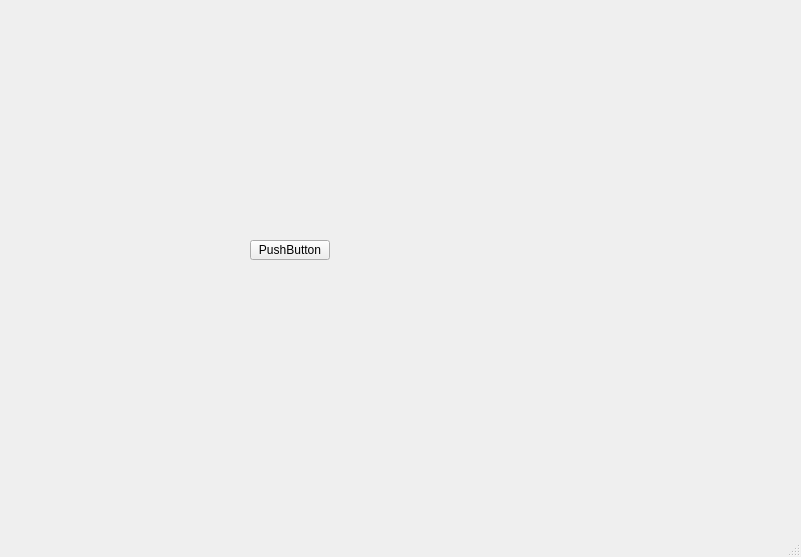
<?xml version="1.0" encoding="UTF-8"?>
<ui version="4.0">
 <class>Select</class>
 <widget class="QMainWindow" name="Select">
  <property name="geometry">
   <rect>
    <x>0</x>
    <y>0</y>
    <width>801</width>
    <height>557</height>
   </rect>
  </property>
  <property name="windowTitle">
   <string>MainWindow</string>
  </property>
  <widget class="QWidget" name="centralwidget">
   <widget class="QPushButton" name="pushButton">
    <property name="geometry">
     <rect>
      <x>250</x>
      <y>240</y>
      <width>80</width>
      <height>20</height>
     </rect>
    </property>
    <property name="text">
     <string>PushButton</string>
    </property>
   </widget>
  </widget>
  <widget class="QMenuBar" name="menubar">
   <property name="geometry">
    <rect>
     <x>0</x>
     <y>0</y>
     <width>801</width>
     <height>20</height>
    </rect>
   </property>
  </widget>
  <widget class="QStatusBar" name="statusbar"/>
 </widget>
 <resources/>
 <connections/>
</ui>
